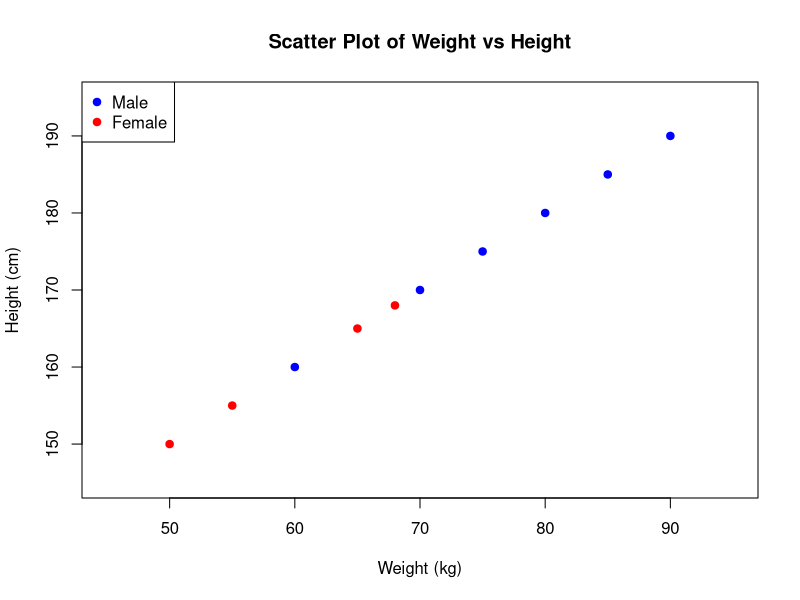
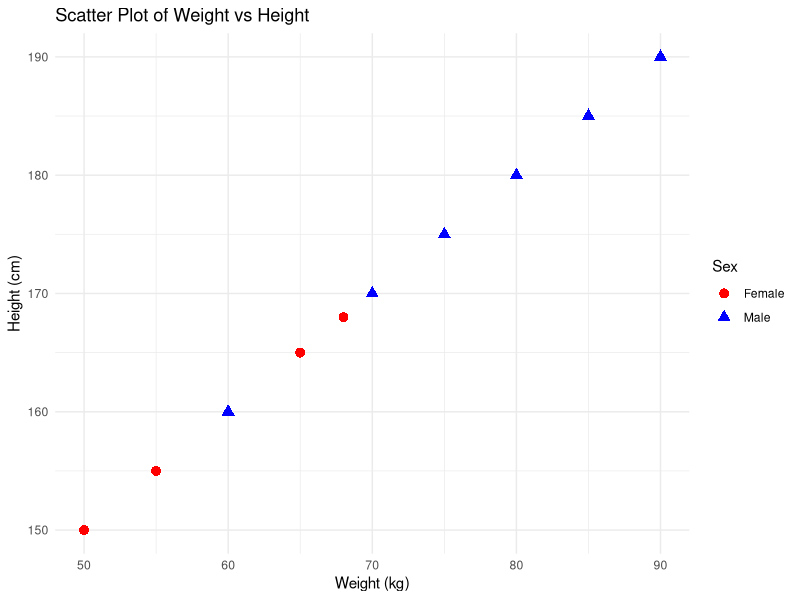
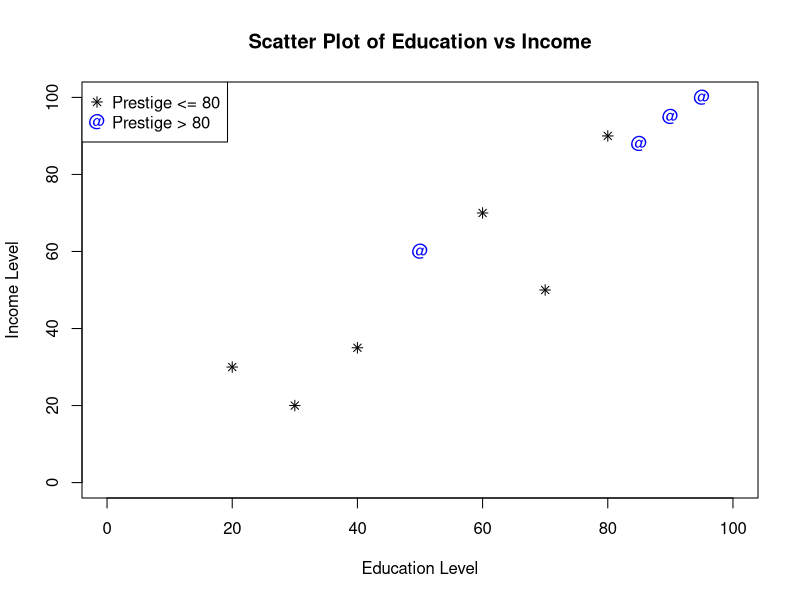

Recreate these plots in R, in order.
# ** UNIT - 5 **
# ** Basic Plotting **

# EXPERIMENTS :-

# First :-

data <- data.frame(
  weight = c(60, 70, 80, 55, 65, 75, 85, 90, 50, 68),
  height = c(160, 170, 180, 155, 165, 175, 185, 190, 150, 168),
  sex = c("Male", "Male", "Male", "Female", "Female", "Male", "Male", "Male", "Female", "Female"))

colors <- c("Male" = "blue", "Female" = "red")

plot(data$weight, data$height,
    col = colors[data$sex],
    pch = 19,  
    xlab = "Weight (kg)",
    ylab = "Height (cm)",
    main = "Scatter Plot of Weight vs Height",
    xlim = c(min(data$weight) - 5, max(data$weight) + 5),
    ylim = c(min(data$height) - 5, max(data$height) + 5))

legend("topleft", legend = c("Male", "Female"), col = c("blue", "red"), pch = 19)


# Second :-

library(ggplot2)

data <- data.frame(
  weight = c(60, 70, 80, 55, 65, 75, 85, 90, 50, 68),
  height = c(160, 170, 180, 155, 165, 175, 185, 190, 150, 168),
  sex = c("Male", "Male", "Male", "Female", "Female", "Male", "Male", "Male", "Female", "Female"))

ggplot(data, aes(x = weight, y = height, color = sex, shape = sex)) +
  geom_point(size = 3) +
  labs(
    title = "Scatter Plot of Weight vs Height",
    x = "Weight (kg)",
    y = "Height (cm)",
    color = "Sex",
    shape = "Sex" ) +
  scale_color_manual(values = c("Male" = "blue", "Female" = "red")) +
  theme_minimal()


# Third :-
data <- data.frame(
  education = c(20, 50, 80, 30, 70, 90, 40, 60, 85, 95),
  income = c(30, 60, 90, 20, 50, 95, 35, 70, 88, 100),
  prestige = c(75, 85, 80, 60, 78, 92, 55, 79, 88, 95))


data$symbol <- ifelse(data$prestige <= 80, "*", "@")
data$color <- ifelse(data$prestige <= 80, "black", "blue")
data$pch <- ifelse(data$prestige <= 80, 8, 64)  


plot(
  data$education, data$income,
  xlim = c(0, 100), ylim = c(0, 100),
  xlab = "Education Level",
  ylab = "Income Level",
  main = "Scatter Plot of Education vs Income",
  pch = data$pch,
  col = data$color)


legend("topleft", legend = c("Prestige <= 80", "Prestige > 80"), col = c("black", "blue"), pch = c(8, 64))
